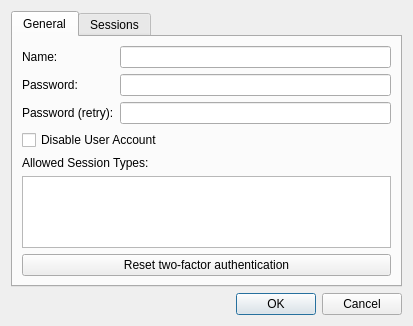
<?xml version="1.0" encoding="UTF-8"?>
<ui version="4.0">
 <class>RouterUserDialog</class>
 <widget class="QDialog" name="RouterUserDialog">
  <property name="geometry">
   <rect>
    <x>0</x>
    <y>0</y>
    <width>413</width>
    <height>306</height>
   </rect>
  </property>
  <property name="windowTitle">
   <string>User Properties</string>
  </property>
  <property name="modal">
   <bool>true</bool>
  </property>
  <layout class="QVBoxLayout" name="verticalLayout_3">
   <item>
    <widget class="QTabWidget" name="tab_widget">
     <property name="currentIndex">
      <number>0</number>
     </property>
     <widget class="QWidget" name="tab_general">
      <attribute name="title">
       <string>General</string>
      </attribute>
      <layout class="QVBoxLayout" name="verticalLayout_general">
       <item>
        <layout class="QHBoxLayout" name="horizontalLayout">
         <item>
          <layout class="QVBoxLayout" name="verticalLayout">
           <item>
            <widget class="QLabel" name="label_username">
             <property name="text">
              <string>Name:</string>
             </property>
            </widget>
           </item>
           <item>
            <widget class="QLabel" name="label_password">
             <property name="text">
              <string>Password:</string>
             </property>
            </widget>
           </item>
           <item>
            <widget class="QLabel" name="label_password_retry">
             <property name="text">
              <string>Password (retry):</string>
             </property>
            </widget>
           </item>
          </layout>
         </item>
         <item>
          <layout class="QVBoxLayout" name="verticalLayout_2">
           <item>
            <widget class="QLineEdit" name="edit_username"/>
           </item>
           <item>
            <widget class="PasswordEdit" name="edit_password"/>
           </item>
           <item>
            <widget class="PasswordEdit" name="edit_password_retry"/>
           </item>
          </layout>
         </item>
        </layout>
       </item>
       <item>
        <widget class="QCheckBox" name="checkbox_disable">
         <property name="text">
          <string>Disable User Account</string>
         </property>
        </widget>
       </item>
       <item>
        <widget class="QLabel" name="label">
         <property name="text">
          <string>Allowed Session Types:</string>
         </property>
        </widget>
       </item>
       <item>
        <widget class="QTreeWidget" name="tree_sessions">
         <property name="indentation">
          <number>0</number>
         </property>
         <attribute name="headerVisible">
          <bool>false</bool>
         </attribute>
         <column>
          <property name="text">
           <string notr="true">1</string>
          </property>
         </column>
        </widget>
       </item>
       <item>
        <widget class="QPushButton" name="button_reset_otp">
         <property name="visible">
          <bool>false</bool>
         </property>
         <property name="text">
          <string>Reset two-factor authentication</string>
         </property>
        </widget>
       </item>
      </layout>
     </widget>
     <widget class="QWidget" name="tab_sessions">
      <attribute name="title">
       <string>Sessions</string>
      </attribute>
      <layout class="QVBoxLayout" name="verticalLayout_sessions">
       <item>
        <widget class="QTreeWidget" name="tree_tokens">
         <property name="rootIsDecorated">
          <bool>false</bool>
         </property>
         <property name="uniformRowHeights">
          <bool>true</bool>
         </property>
         <property name="allColumnsShowFocus">
          <bool>true</bool>
         </property>
         <column>
          <property name="text">
           <string>Signed in</string>
          </property>
         </column>
         <column>
          <property name="text">
           <string>Last activity</string>
          </property>
         </column>
         <column>
          <property name="text">
           <string>Address</string>
          </property>
         </column>
        </widget>
       </item>
       <item>
        <layout class="QHBoxLayout" name="horizontalLayout_tokens_buttons">
         <item>
          <spacer name="horizontalSpacer_tokens">
           <property name="orientation">
            <enum>Qt::Orientation::Horizontal</enum>
           </property>
           <property name="sizeHint" stdset="0">
            <size>
             <width>40</width>
             <height>20</height>
            </size>
           </property>
          </spacer>
         </item>
         <item>
          <widget class="QPushButton" name="button_revoke_token">
           <property name="text">
            <string>Sign out</string>
           </property>
          </widget>
         </item>
         <item>
          <widget class="QPushButton" name="button_revoke_all_tokens">
           <property name="text">
            <string>Sign out all</string>
           </property>
          </widget>
         </item>
        </layout>
       </item>
      </layout>
     </widget>
    </widget>
   </item>
   <item>
    <widget class="DialogButtonBox" name="buttonbox">
     <property name="standardButtons">
      <set>QDialogButtonBox::StandardButton::Cancel|QDialogButtonBox::StandardButton::Ok</set>
     </property>
    </widget>
   </item>
  </layout>
 </widget>
 <customwidgets>
  <customwidget>
   <class>DialogButtonBox</class>
   <extends>QDialogButtonBox</extends>
   <header>common/ui/dialog_button_box.h</header>
  </customwidget>
  <customwidget>
   <class>PasswordEdit</class>
   <extends>QLineEdit</extends>
   <header>common/ui/password_edit.h</header>
  </customwidget>
 </customwidgets>
 <resources/>
 <connections/>
</ui>
